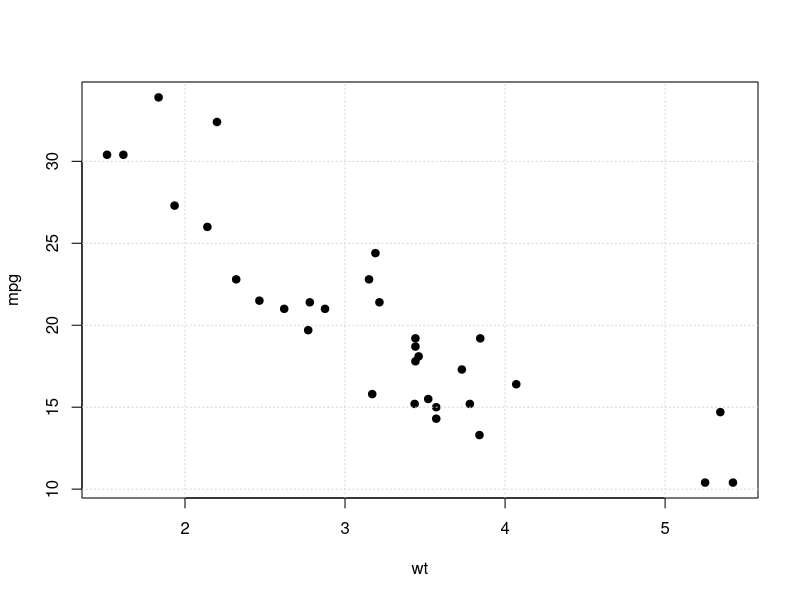
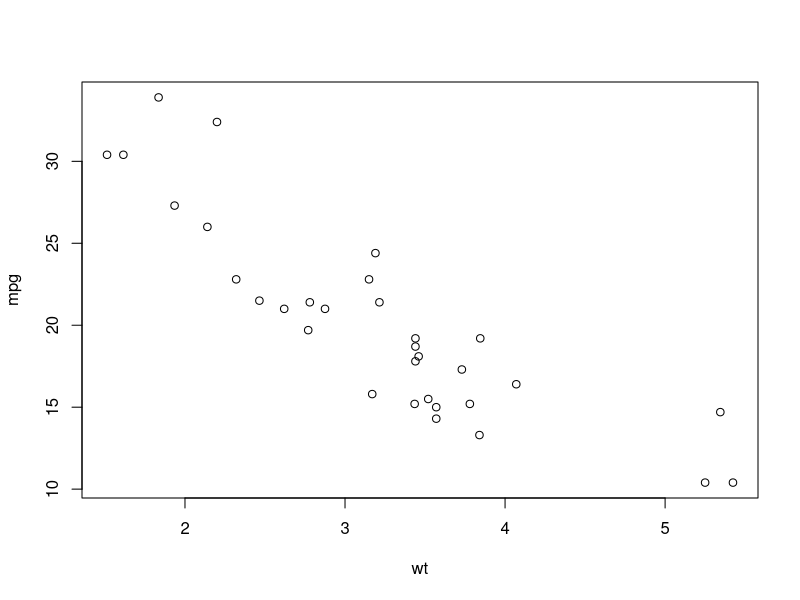
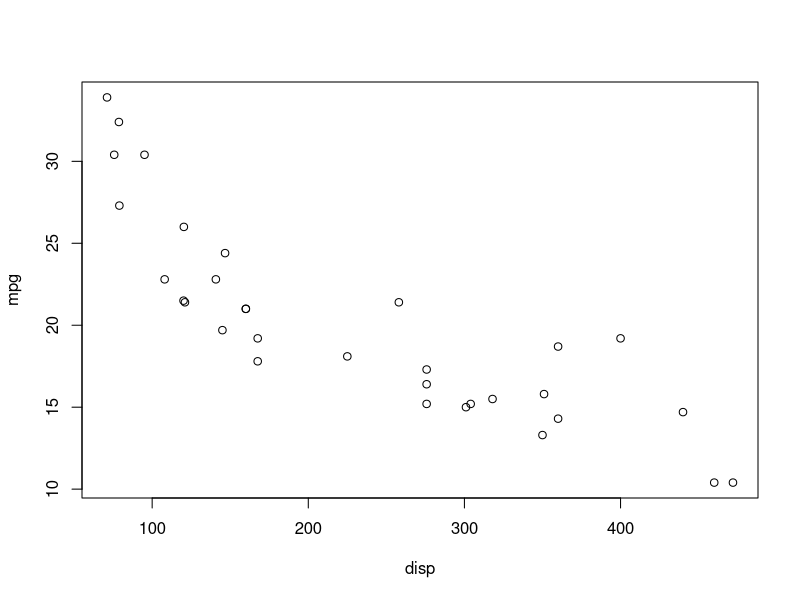
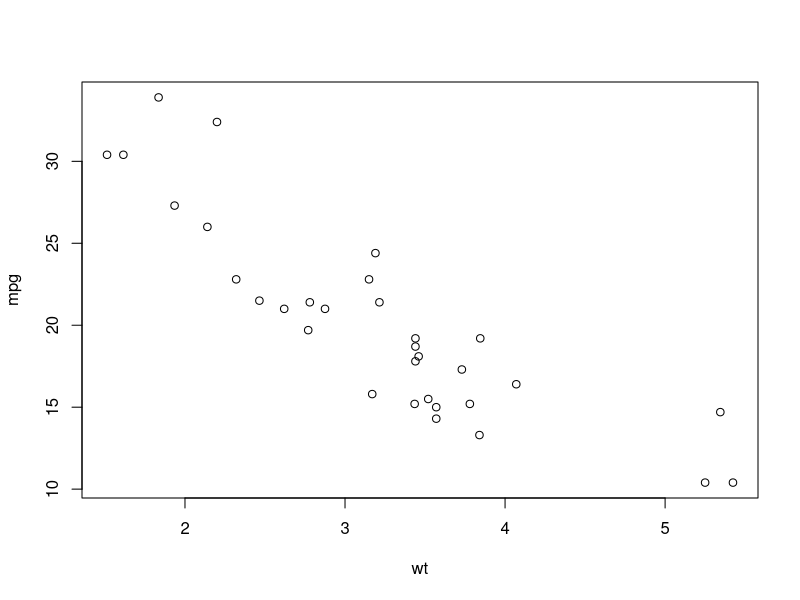
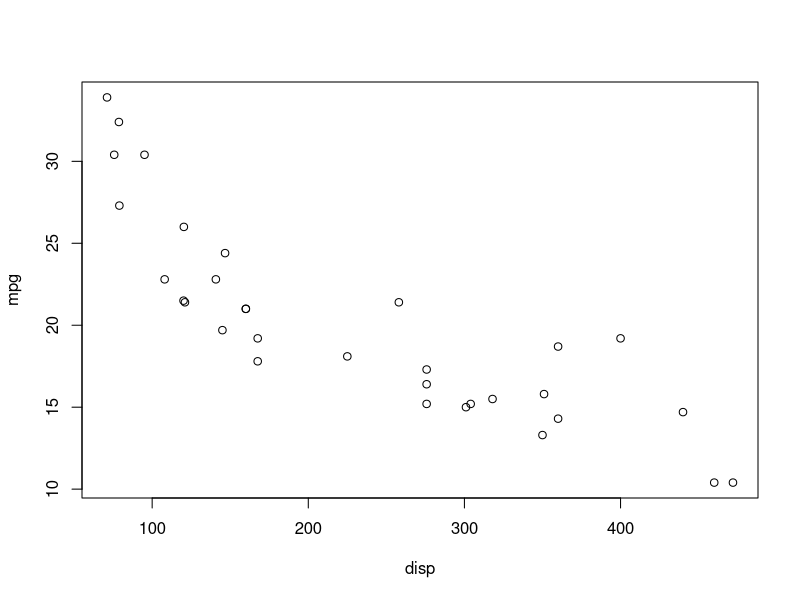

Write R code to recreate these figures, in order.
## ---- chunk 1
knitr::opts_chunk$set(echo = TRUE)
## ---- chunk 2
data(mtcars)
## ---- chunk 3
head(mtcars)
## ---- chunk 4
plot(mpg~wt,data=mtcars, pch=19)
grid ()
## ---- chunk 5
cor(mtcars$mpg,mtcars$wt)
## ---- chunk 6
model1 <- lm(mpg ~ wt, data = mtcars)

summary(model1)
## ---- chunk 7
model2 <- lm(mpg ~ disp, data = mtcars)
summary(model2)
## ---- chunk 8
plot(mpg ~ wt+disp, data = mtcars)
## ---- chunk 9
model3= lm(mpg ~ wt+disp, data = mtcars)
summary(model3)
## ---- chunk 10
plot(mpg ~ wt+disp, data=mtcars)
## ---- chunk 11
summary(model3)
## ---- chunk 12
anova_result <- anova(model1, model3)
print(anova_result)
